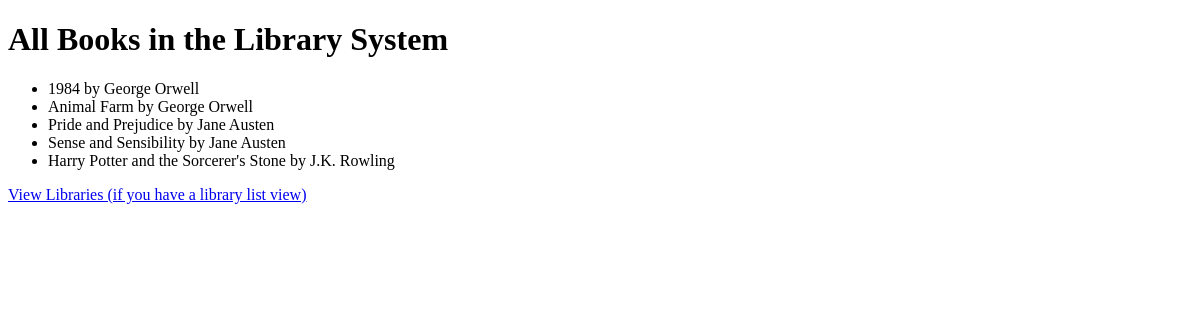
Before: /relationships_app/books/ with the older database file.
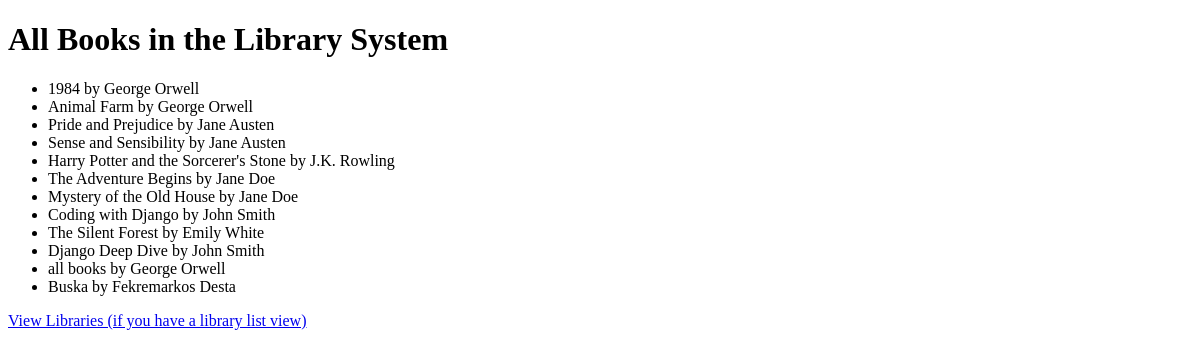
After: the same page with the newer database file.
### relationship_app/models.py (models this page shows, shortened)
class Book(models.Model):
    title = models.CharField(max_length=200)
    author = models.ForeignKey(Author, on_delete=models.CASCADE)
    published_date = models.DateField(null=True, blank=True)
    library = models.ForeignKey(Library, on_delete=models.SET_NULL, null=True, blank=True)
    class Meta:
        permissions = [
            ("can_add_book", "Can add book"),
            ("can_change_book", "Can change book"),
            ("can_delete_book", "Can delete book"),
        ]

class Author(models.Model):
    name = models.CharField(max_length=100)

### relationship_app/views.py (the view)
# urls.py: path('books/', security_views.list_books, name='list_books'),
def list_books(request): # CHANGED: Function name is now 'list_books'
    books = Book.objects.all().select_related('author') # Optimizes query to get author name
    context = {'books': books}
    return render(request, 'relationship_app/list_books.html', context)

### templates/relationship_app/list_books.html (shortened to what this page needs)
<!DOCTYPE html>
<html lang="en">
<head>
</head>
<body>
    <h1>All Books in the Library System</h1>
    {% if books %}
        <ul>
            {% for book in books %}
                <li>{{ book.title }} by {{ book.author.name }}</li>
            {% endfor %}
        </ul>
    {% else %}
        <p>No books available.</p>
    {% endif %}
    <p><a href="{% url 'relationship_app:library_list' %}">View Libraries (if you have a library list view)</a></p>
</body>
</html>

Changed rows visible on the page:
added Book: title "The Adventure Begins", author.name "Jane Doe"
added Book: title "Mystery of the Old House", author.name "Jane Doe"
added Book: title "Coding with Django", author.name "John Smith"
added Book: title "The Silent Forest", author.name "Emily White"
added Book: title "Django Deep Dive", author.name "John Smith"
added Book: title "all books", author.name "George Orwell"
added Book: title "Buska", author.name "Fekremarkos Desta"
